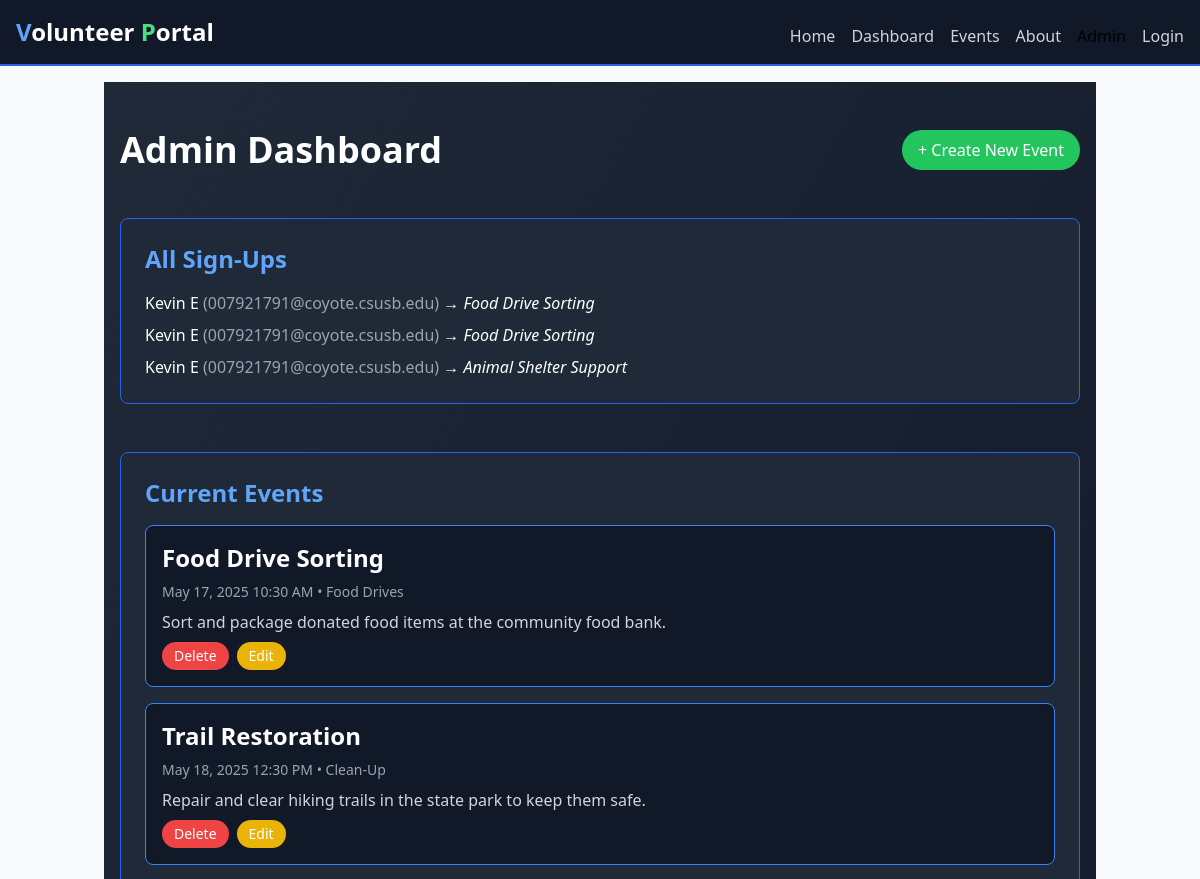
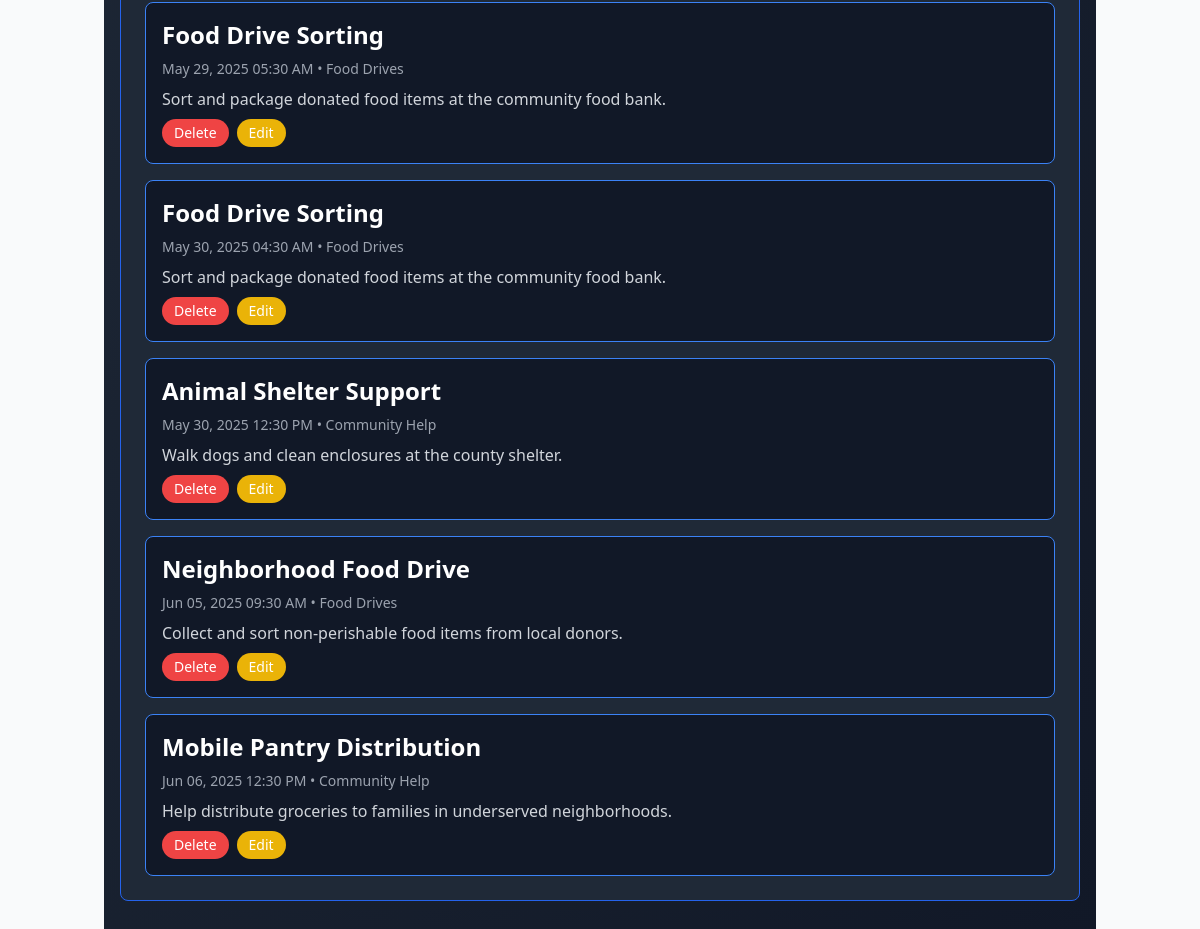
Page /admin (signed in) on the committed database (2 pictures, top to bottom).
### app.py (models this page shows)
class User(db.Model):
    email      = db.Column(db.String(200), primary_key=True)
    name       = db.Column(db.String(100), nullable=False)
    phone      = db.Column(db.String(20))
    pref_email = db.Column(db.Boolean, default=False)
    pref_sms   = db.Column(db.Boolean, default=False)
    task_prefs = db.Column(db.String(500), default='')  # comma-separated categories

class Signup(db.Model):
    id         = db.Column(db.Integer, primary_key=True)
    user_email = db.Column(db.String(200), nullable=False)
    event_id   = db.Column(db.Integer, db.ForeignKey('event.id'), nullable=False)

class Event(db.Model):
    id          = db.Column(db.Integer, primary_key=True)
    title       = db.Column(db.String(100), nullable=False)
    date        = db.Column(db.DateTime, nullable=False)
    description = db.Column(db.Text)
    category    = db.Column(db.String(50), nullable=False, default='General')

### app.py (the view)
@app.route('/admin')
def admin_dashboard():
    if session.get('role') != 'admin':
        return redirect(url_for('admin_login'))
    events = {e.id: e for e in Event.query.order_by(Event.date).all()}
    signup_records = []
    for s in Signup.query.all():
        user = User.query.filter_by(email=s.user_email).first()
        ev   = events.get(s.event_id)
        signup_records.append({
            "name": user.name if user else s.user_email,
            "email": s.user_email,
            "event": ev.title if ev else "(deleted)",
        })
    return render_template(
        'admin.html',
        events=events.values(),        # current events list
        signups=signup_records         # enriched sign-ups
    )

### templates/admin.html
{% extends "base.html" %}
{% block content %}
<section class="bg-gradient-to-br from-gray-800 to-gray-900 py-12 text-white">
  <div class="container mx-auto px-4 space-y-12">
    <div class="flex items-center justify-between">
      <h2 class="text-4xl font-extrabold">Admin Dashboard</h2>
      <a href="{{ url_for('create_event') }}"
         class="px-4 py-2 bg-green-500 hover:bg-green-600 rounded-full font-medium transition">
        + Create New Event
      </a>
    </div>
    <div class="bg-gray-800 border border-blue-600 rounded-lg p-6">
      <h3 class="text-2xl font-semibold text-blue-400 mb-4">All Sign-Ups</h3>
      {% if signups %}
        <ul class="space-y-2">
          {% for s in signups %}
            <li class="flex justify-between items-center">
              <span>{{ s.name }} <span class="text-gray-400">({{ s.email }})</span> → <em>{{ s.event }}</em></span>
            </li>
          {% endfor %}
        </ul>
      {% else %}
        <p class="text-gray-400">(no sign-ups yet)</p>
      {% endif %}
    </div>
    <div class="bg-gray-800 border border-blue-600 rounded-lg p-6">
      <h3 class="text-2xl font-semibold text-blue-400 mb-4">Current Events</h3>
      {% if events %}
        <ul class="space-y-4">
          {% for ev in events %}
            <li class="bg-gray-900 border border-blue-500 rounded-lg p-4 space-y-2">
              <h4 class="text-2xl font-bold">{{ ev.title }}</h4>
              <p class="text-gray-400 text-sm">{{ ev.date.strftime('%b %d, %Y %I:%M %p') }} • {{ ev.category }}</p>
              <p class="text-gray-300">{{ ev.description }}</p>
              <div class="mt-3 flex space-x-2">
                <form action="{{ url_for('delete_event', event_id=ev.id) }}" method="post">
                  <button class="px-3 py-1 bg-red-500 hover:bg-red-600 rounded-full text-sm transition">
                    Delete
                  </button>
                </form>
                <a href="{{ url_for('edit_event', event_id=ev.id) }}"
                   class="px-3 py-1 bg-yellow-500 hover:bg-yellow-600 rounded-full text-sm transition">
                  Edit
                </a>
              </div>
            </li>
          {% endfor %}
        </ul>
      {% else %}
        <p class="text-gray-400">(no events yet)</p>
      {% endif %}
    </div>
  </div>
</section>
{% endblock %}

### rows in the picture
User: name "Kevin E" "Kevin E" "Kevin E"
Signup: email "007921791@coyote.csusb.edu"
Event: event "Food Drive Sorting", title "Food Drive Sorting", date "May 17, 2025 10:30 AM", category "Food Drives", description "Sort and package donated food items at the community food bank."
Signup: email "007921791@coyote.csusb.edu"
Event: event "Food Drive Sorting", title "Food Drive Sorting", date "May 29, 2025 05:30 AM", category "Food Drives", description "Sort and package donated food items at the community food bank."
Signup: email "007921791@coyote.csusb.edu"
Event: event "Animal Shelter Support", title "Animal Shelter Support", date "May 30, 2025 12:30 PM", category "Community Help", description "Walk dogs and clean enclosures at the county shelter."
Event: title "Trail Restoration", date "May 18, 2025 12:30 PM", category "Clean-Up", description "Repair and clear hiking trails in the state park to keep them safe."
Event: title "Food Drive Sorting", date "May 30, 2025 04:30 AM", category "Food Drives", description "Sort and package donated food items at the community food bank."
Event: title "Neighborhood Food Drive", date "Jun 05, 2025 09:30 AM", category "Food Drives", description "Collect and sort non‐perishable food items from local donors."
Event: title "Mobile Pantry Distribution", date "Jun 06, 2025 12:30 PM", category "Community Help", description "Help distribute groceries to families in underserved neighborhoods."
